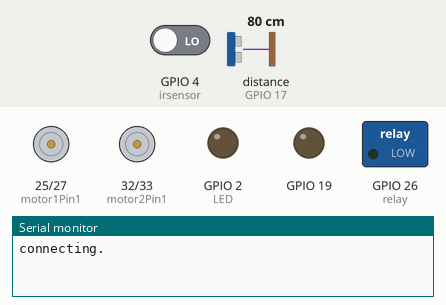
The sketch below on a simulated ESP32. Shown: motor-driver pin pairs drawn as motors (green arrow = first pin HIGH = forward, orange = second pin HIGH = backward, longer = more drive, scaled by the enable pin), switched loads named in the sketch (green lamp = pin HIGH), output pins drawn as LEDs (lit = HIGH), the last lines printed to the serial monitor. The inputs (shaded band) are chosen by the test bench; at power-on: GPIO 4 (irsensor) LOW, distance to the obstacle (sensor on GPIO 17) 80 cm. The echo pulse lasts 58.3 µs per cm; WiFi joins after 1.5 s; servers stay silent unless stated; pins used as bus, display or sensor lines are not drawn.

Above: at 0.1 s.
At 48.4 s:
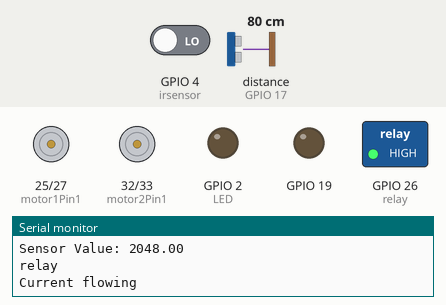
Timing chart, 0 to 54.9 s (numbered marks = the images above):
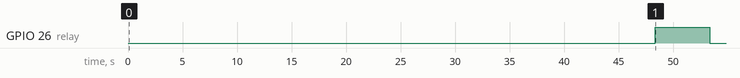

The sketch:

_esp32.ino
```cpp
//esp cam, ir, ir-temp, alcohol, relay, l293d-dc, ultra

//firebase
#include <WiFi.h>
#include <IOXhop_FirebaseESP32.h>
//change
#define FIREBASE_HOST "hhhf-c29cd-default-rtdb.firebaseio.com"
#define FIREBASE_AUTH "MQZyMpanhNR1yxeHiJX8F0itsLwc7dJUTODkS1sN"
#define WIFI_SSID "OPPO A5 2020"
#define WIFI_PASSWORD "qwertyuiop"

#define MQ3pin 13
float sensorValue;

// ultrasonic
const int trigPin = 16;
const int echoPin = 17;
long duration;
int distance;

//relay 1
const int relay1 = 25;//relay gpio26

//dc
const int motor1Pin1 = 25;
const int motor1Pin2 = 27;
const int motor2Pin1 = 32;
const int motor2Pin2 = 33;
const int enable1Pin = 14;
const int enable2Pin = 12;
String movement= "";
String  Command= "";


//ir
const int irsensor=4;
const int LED=2;
int stats=0;

//relay
const int relay = 26;

void setup() {
 Serial.begin(115200); // Starts the serial communication

//firebase
  WiFi.begin(WIFI_SSID, WIFI_PASSWORD);
  Serial.print("connecting");
  while (WiFi.status() != WL_CONNECTED) {
    Serial.print(".");
    delay(500);
  }
 delay(200);

  Serial.println();
  Serial.print("connected: ");
  Serial.println(WiFi.localIP());

  delay(200);
  Firebase.begin(FIREBASE_HOST, FIREBASE_AUTH);
  Firebase.set("Command", 0);
  Firebase.set("FB1", 0);
 // dc
  pinMode(motor1Pin1, OUTPUT);
  pinMode(motor1Pin2, OUTPUT);
  pinMode(motor2Pin1, OUTPUT);
  pinMode(motor2Pin2, OUTPUT);
  pinMode(enable1Pin, OUTPUT);
  pinMode(enable2Pin, OUTPUT);

  //ir
  pinMode(LED, OUTPUT);
  pinMode(irsensor, INPUT);

  //ulta
  pinMode(trigPin, OUTPUT); // Sets the trigPin as an Output
  pinMode(echoPin, INPUT);
  pinMode(19, OUTPUT);
  pinMode(3, INPUT);

  //relay
  pinMode(relay, OUTPUT);

    // testing
  Serial.print("Testing DC Motor...");
  forward();
  delay(3000);
  stop();
  delay(3000);
  backward();
  delay(3000);
  stop();
  delay(3000);
  left();
  delay(3000);
   stop();
  delay(3000);
  right();
  delay(1500);
   stop();
  delay(1500);

  //ir
  Serial.print("Testing ir...");
  ir();
  delay(2000);

  //ultra
  Serial.print("Testing ultra...");
  ultra();
  delay(3000);

  //alcohol
  Serial.println("MQ3 warming up!");
  delay(2000);
  alcl();
  delay(2000);

  //relay
  Serial.println("relay");
  relayon();
  delay(5000);
  relayoff();
  delay(5000);
}

void left(){
//  digitalWrite(enable1Pin, HIGH);
//  digitalWrite(enable2Pin, HIGH);
//  Serial.println("Moving left");
  digitalWrite(motor1Pin1,LOW);
  digitalWrite(motor1Pin2, LOW);
  digitalWrite(motor2Pin1, LOW);
  digitalWrite(motor2Pin2, HIGH);
  delay(2000);
//  digitalWrite(enable1Pin, LOW);
//  digitalWrite(enable2Pin, LOW);
 }

 void stop(){
  Serial.println("Motor stopped");
  digitalWrite(motor1Pin1, LOW);
  digitalWrite(motor1Pin2, LOW);
  digitalWrite(motor2Pin1, LOW);
  digitalWrite(motor2Pin2, LOW);
  delay(1000);
 }

 void right(){
//  digitalWrite(enable1Pin, HIGH);
//  digitalWrite(enable2Pin, HIGH);
  Serial.println("Moving right");
  digitalWrite(motor1Pin1, HIGH);
  digitalWrite(motor1Pin2, LOW);
  digitalWrite(motor2Pin1, LOW);
  digitalWrite(motor2Pin2, LOW);
  delay(2000);
//  digitalWrite(enable1Pin, LOW);
//  digitalWrite(enable2Pin, LOW);
 }

  void forward(){
//  digitalWrite(enable1Pin, HIGH);
//  digitalWrite(enable2Pin, HIGH);
  Serial.println("Moving front");
  digitalWrite(motor1Pin1, HIGH);
  digitalWrite(motor1Pin2, LOW);
  digitalWrite(motor2Pin1, LOW);
  digitalWrite(motor2Pin2, HIGH);
  delay(2000);
//  digitalWrite(enable1Pin, LOW);
//  digitalWrite(enable2Pin, LOW);
 }

  void backward(){
//  digitalWrite(enable1Pin, HIGH);
//  digitalWrite(enable2Pin, HIGH);
  Serial.println("Moving back");
  digitalWrite(motor1Pin1, LOW);
  digitalWrite(motor1Pin2, HIGH);
  digitalWrite(motor2Pin1, HIGH);
  digitalWrite(motor2Pin2, LOW);
  delay(2000);
//  digitalWrite(enable1Pin, LOW);
//  digitalWrite(enable2Pin, LOW);
 }

 void ir(){
  stats= digitalRead(irsensor);
  if (stats==HIGH)
  {digitalWrite(LED, HIGH);
  Serial.println("irsensor is high");
 }
 else
 {
  digitalWrite(LED, LOW);
  Serial.println("irsensor is low");
 }}

 void ultra(){
  digitalWrite(trigPin, LOW);
  delayMicroseconds(2);
  digitalWrite(trigPin, HIGH);
  delayMicroseconds(10);
  digitalWrite(trigPin, LOW);
  duration = pulseIn(echoPin, HIGH);
  distance = duration * 0.034 / 2;
  Serial.print("Distance: ");
  Serial.println(distance);
  delay(2000);
   Firebase.setFloat("distance",distance);
  if (Firebase.failed()) {
      Serial.print("setting /number failed:");
      Serial.println(Firebase.error());
      return;
  }
 }

 void alcl() {
  sensorValue = analogRead(MQ3pin);
  Serial.print("Sensor Value: ");
  Serial.println(sensorValue);
  delay(2000);
}

void relayon(){
  digitalWrite(relay, HIGH);
  Serial.println("Current flowing");
}

void relayoff(){
  digitalWrite(relay, LOW);
  Serial.println("Current not flowing");
}

void loop() {

}
```
